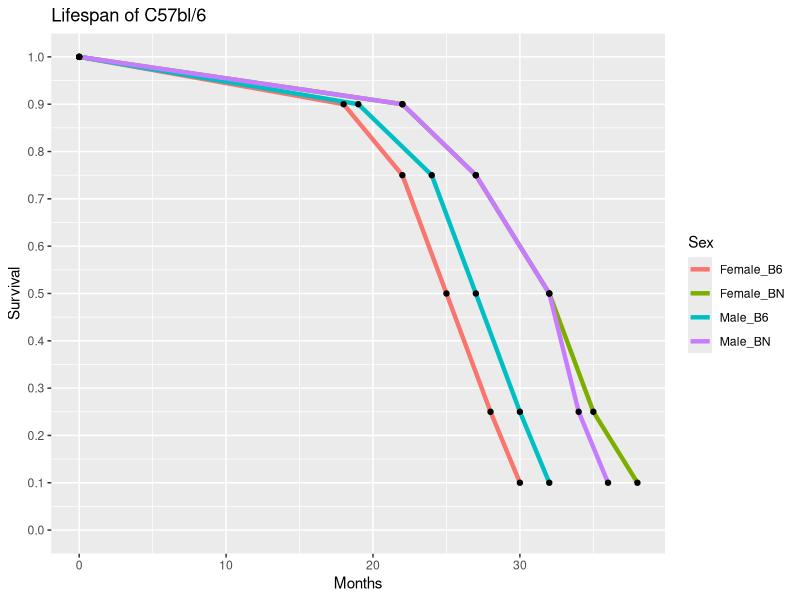

Here is the R script that generated this plot:
# Andrew Davis
# 12/20/2021
# WT mouse longevity, taken from data from the NIA
# https://www.nia.nih.gov/research/dab/aged-rodent-colonies-handbook/strain-survival-information
library(tidyverse)

Survival = rep(c(1, .9, .75, .5, .25, .1), 2)
BN_Males = c(0, 22, 27, 32, 34, 36)
BN_Females = c(0, 22, 27, 32, 35, 38)
B6_Males = c(0, 19, 24, 27, 30, 32)
B6_Females = c(0, 18, 22, 25, 28, 30)
Months = c(BN_Males, BN_Females, B6_Males, B6_Females)
Sex = c(rep("Male_BN", length(BN_Males)), rep("Female_BN", length(BN_Females)), rep("Male_B6", length(B6_Males)), rep("Female_B6", length(B6_Females)))

data <- data.frame(Survival, Months, Sex)


ggplot(data, aes(x = Months, y = Survival, group = Sex, col = Sex)) +
  geom_line(size = 1.5) +
  geom_point(col = 'Black') +
  labs(title = "Lifespan of C57bl/6") +
  scale_y_continuous(breaks = c(0,.1, .2, .3, .4, .5, .6, .7, .8, .9, 1),limits = c(0,1))
